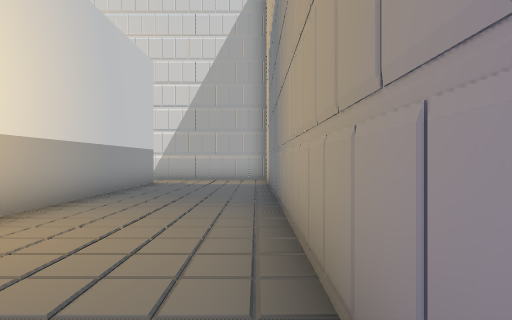
[1] (above)

16 first-person views from a walk through a scene from a Unity 3-D project. The camera is 1.4 m above the floor, looks level and sees 80° across. The floor is counted in squares, 1.8 m on a side. Each view is taken from the middle of a square. On the plan, view 1 faces up. The plan holds only what a view shows up to about 11 squares ahead; the rest is blank. The player character is not drawn.

[2]
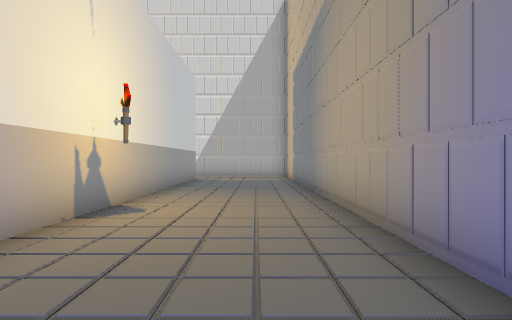

[3]
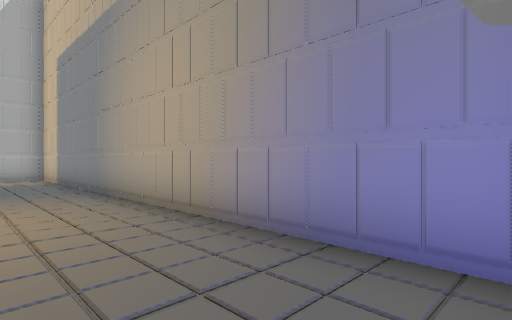

[4]
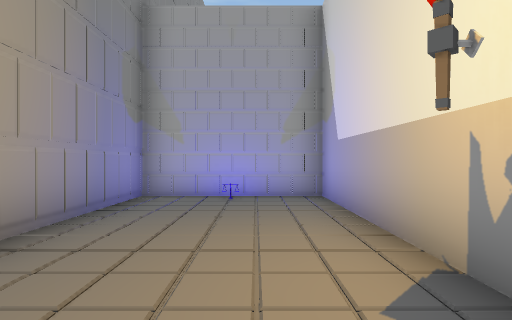

[5]
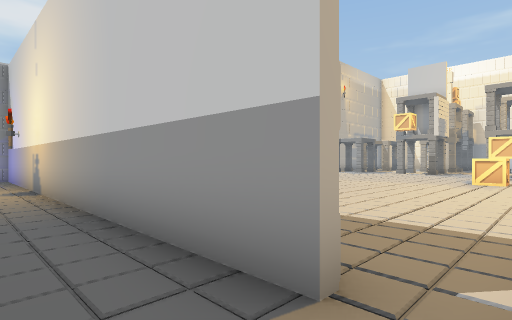

[6]
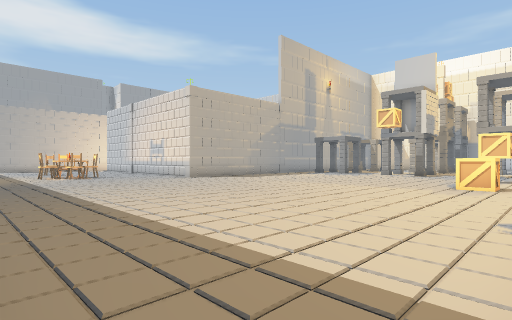

[7]
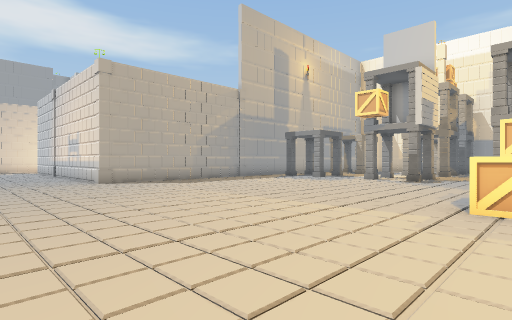

[8]
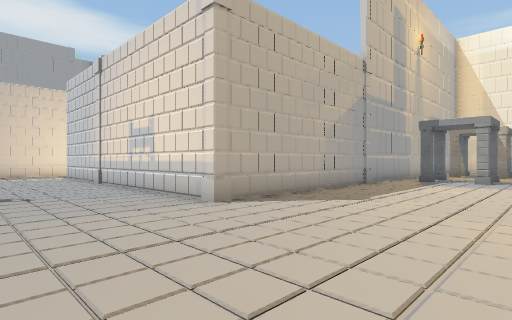

[9]
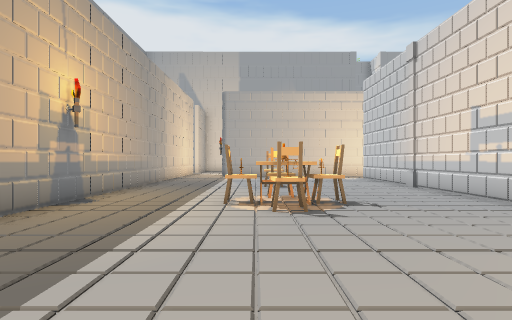

[10]
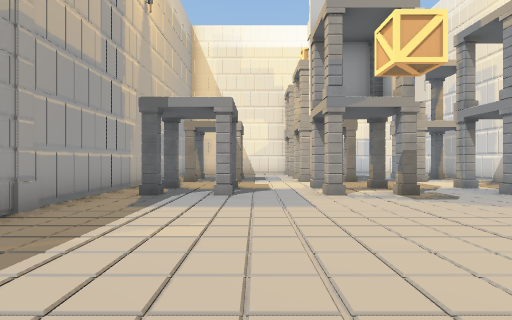

[11]
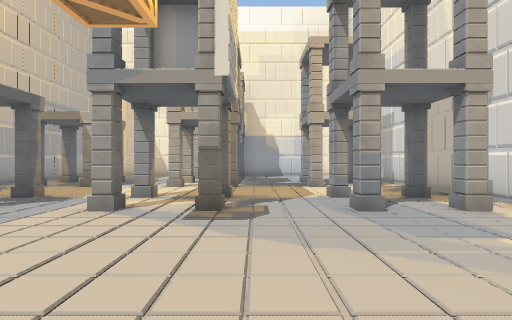

[12]
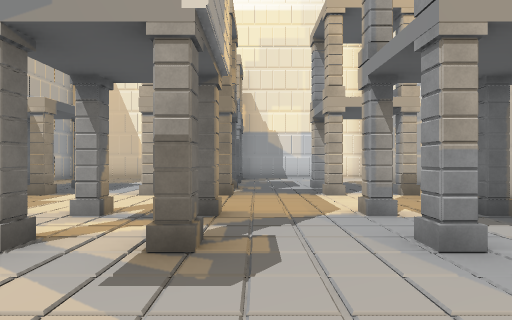

[13]
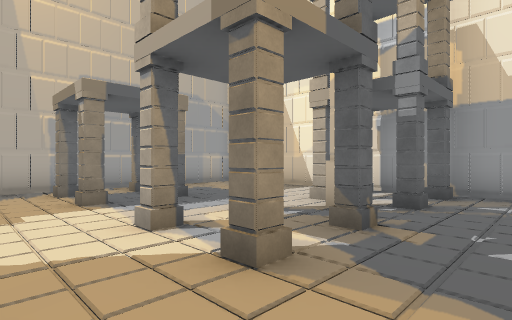

[14]
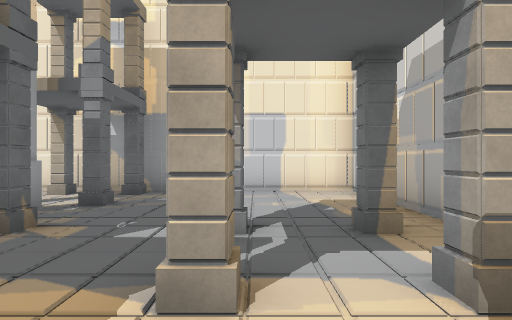

[15]
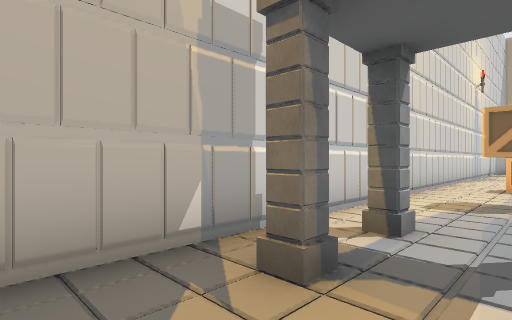

[16]
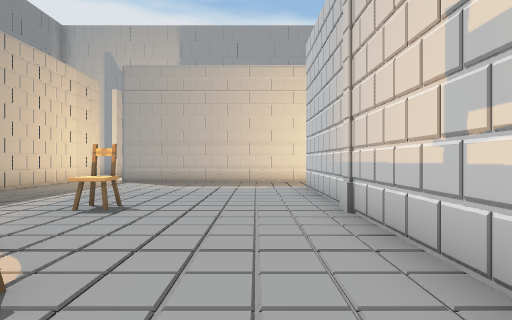

### Floor plan
Points are (right, up) in squares from view 1. A wall is a line through its corners. A room is listed if a view was taken in it or the views show most of it. See-through windows are left out.
Room 1 (views 1, 2, 3, 4, 5, 6)
walls: (-3.4, 10.1) (-3.4, -2.4) (0.4, -2.4) (0.4, 11.3) (-0.9, 11.3)
ways out: opening at (-4, 11) to room 2
Room 2 (views 7, 8, 9, 10, 11, 12, 13, 14, 15, 16)
walls: (-11.4, -0.8) (-11.4, -10.5); (-17.9, 11.3) (-27.1, 11.3); (-9.8, 11.3) (-16, 11.3); (-29.1, -0.4) (-11.6, -0.4); (-11.7, -12.4) (-5.4, -12.4); (-29, 11.3) (-29.4, 11.3) (-29.4, 1.8); (-3.6, -13) (-3.6, -2)
ways out: opening at (-4, 11) to room 1; opening at (-5, -13.5)
objects: column (-29, 5); column (-29, 6); column (-27, 5); column (-27, 6); column (-25, 1); column (-25, 2); column (-25, 5); column (-25, 6); column (-25, 9); column (-25, 10); column (-24, 1); column (-24, 2); column (-24, 5); column (-24, 6); column (-24, 9); column (-24, 10); column (-21, 1); column (-21, 2); column (-21, 5); column (-21, 6); column (-21, 9); column (-21, 10); column (-20, 1); column (-20, 2); column (-20, 5); column (-20, 6); column (-20, 9); column (-20, 10); column (-18, -1); crate (-17, 9) to (-16, 10); crate (-14, 9) to (-13, 10); column (-11, -7); column (-11, -1); chair (-8, -7); chair (-8, -4) to (-7, -4); chair (-8, -3); chair (-7, -3)

Where each view was taken, in squares from view 1:
view 1: 0 up, 0 right, facing up
view 2: 2 down, 1 left, facing up
view 3: 2 down, 2 left, facing up-right
view 4: 4 up, 2 left, facing down
view 5: 11 up, 2 left, facing down-left
view 6: 11 up, 4 left, facing down-left
view 7: 10 up, 8 left, facing down-left
view 8: 4 up, 8 left, facing down-left
view 9: 2 up, 7 left, facing down
view 10: 3 up, 13 left, facing left
view 11: 7 up, 15 left, facing left
view 12: 7 up, 17 left, facing left
view 13: 8 up, 22 left, facing down-left
view 14: 9 up, 22 left, facing left
view 15: 9 up, 23 left, facing up-right
view 16: 2 down, 10 left, facing down
